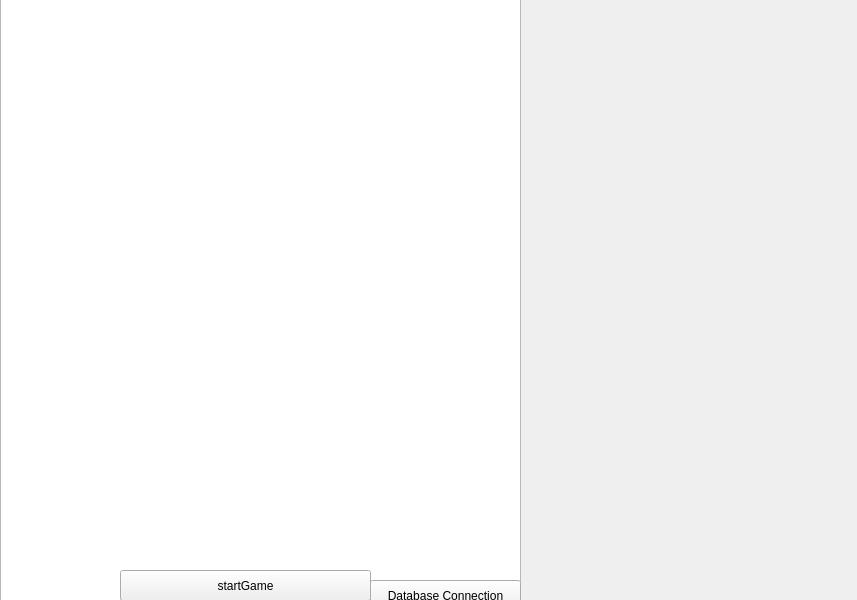
<?xml version="1.0" encoding="UTF-8"?>
<ui version="4.0">
 <class>Widget</class>
 <widget class="QWidget" name="Widget">
  <property name="geometry">
   <rect>
    <x>0</x>
    <y>0</y>
    <width>857</width>
    <height>600</height>
   </rect>
  </property>
  <property name="windowTitle">
   <string>Widget</string>
  </property>
  <widget class="QGraphicsView" name="startGameButtin">
   <property name="geometry">
    <rect>
     <x>0</x>
     <y>-60</y>
     <width>521</width>
     <height>671</height>
    </rect>
   </property>
  </widget>
  <widget class="QPushButton" name="pushButton">
   <property name="geometry">
    <rect>
     <x>370</x>
     <y>580</y>
     <width>151</width>
     <height>31</height>
    </rect>
   </property>
   <property name="text">
    <string>Database Connection</string>
   </property>
  </widget>
  <widget class="QPushButton" name="startGameButton">
   <property name="geometry">
    <rect>
     <x>120</x>
     <y>570</y>
     <width>251</width>
     <height>31</height>
    </rect>
   </property>
   <property name="text">
    <string>startGame</string>
   </property>
  </widget>
 </widget>
 <resources/>
 <connections/>
</ui>
